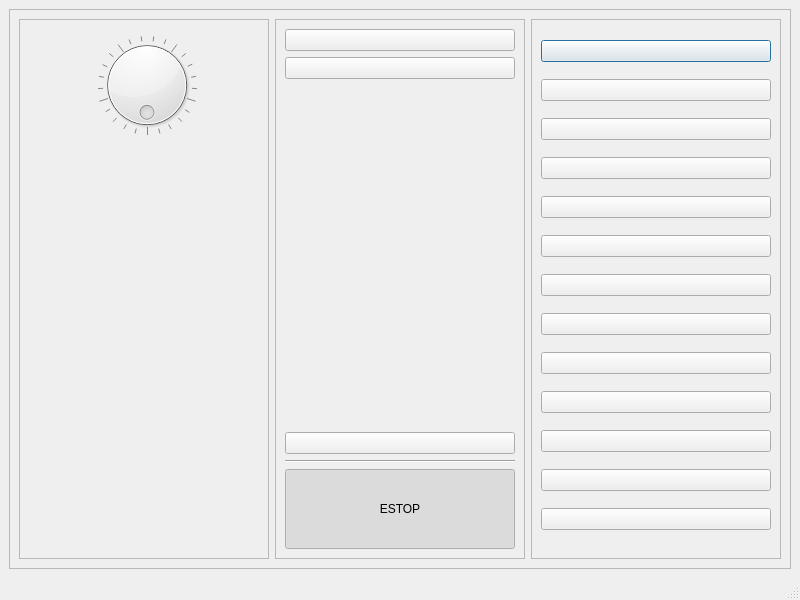
<?xml version="1.0" encoding="UTF-8"?>
<ui version="4.0">
 <class>MainWindow</class>
 <widget class="QMainWindow" name="MainWindow">
  <property name="geometry">
   <rect>
    <x>0</x>
    <y>0</y>
    <width>800</width>
    <height>600</height>
   </rect>
  </property>
  <property name="sizePolicy">
   <sizepolicy hsizetype="Fixed" vsizetype="Fixed">
    <horstretch>0</horstretch>
    <verstretch>0</verstretch>
   </sizepolicy>
  </property>
  <property name="minimumSize">
   <size>
    <width>800</width>
    <height>600</height>
   </size>
  </property>
  <property name="windowTitle">
   <string>MainWindow</string>
  </property>
  <widget class="QWidget" name="centralwidget">
   <layout class="QVBoxLayout" name="verticalLayout">
    <item>
     <widget class="QFrame" name="frame">
      <property name="frameShape">
       <enum>QFrame::StyledPanel</enum>
      </property>
      <property name="frameShadow">
       <enum>QFrame::Raised</enum>
      </property>
      <layout class="QHBoxLayout" name="horizontalLayout">
       <item>
        <widget class="QFrame" name="frame_2">
         <property name="frameShape">
          <enum>QFrame::StyledPanel</enum>
         </property>
         <property name="frameShadow">
          <enum>QFrame::Raised</enum>
         </property>
         <layout class="QFormLayout" name="formLayout">
          <item row="0" column="0">
           <widget class="LED" name="led">
            <property name="pin_name" stdset="0">
             <string>led_mpg_active</string>
            </property>
           </widget>
          </item>
          <item row="1" column="1">
           <widget class="Dial" name="mpg_dial">
            <property name="wrapping">
             <bool>true</bool>
            </property>
            <property name="notchesVisible">
             <bool>true</bool>
            </property>
            <property name="pin_name" stdset="0">
             <string>mpg</string>
            </property>
           </widget>
          </item>
         </layout>
        </widget>
       </item>
       <item>
        <widget class="QFrame" name="frame_3">
         <property name="frameShape">
          <enum>QFrame::StyledPanel</enum>
         </property>
         <property name="frameShadow">
          <enum>QFrame::Raised</enum>
         </property>
         <layout class="QVBoxLayout" name="verticalLayout_2">
          <item>
           <widget class="PushButton" name="pgm_run"/>
          </item>
          <item>
           <widget class="PushButton" name="pgm_pause"/>
          </item>
          <item>
           <spacer name="verticalSpacer">
            <property name="orientation">
             <enum>Qt::Vertical</enum>
            </property>
            <property name="sizeHint" stdset="0">
             <size>
              <width>20</width>
              <height>247</height>
             </size>
            </property>
           </spacer>
          </item>
          <item>
           <widget class="PushButton" name="override_limits"/>
          </item>
          <item>
           <widget class="Line" name="line">
            <property name="orientation">
             <enum>Qt::Horizontal</enum>
            </property>
           </widget>
          </item>
          <item>
           <widget class="PushButton" name="btn_estop">
            <property name="minimumSize">
             <size>
              <width>80</width>
              <height>80</height>
             </size>
            </property>
            <property name="text">
             <string>ESTOP</string>
            </property>
            <property name="checkable">
             <bool>true</bool>
            </property>
            <property name="checked">
             <bool>true</bool>
            </property>
            <property name="pin_name" stdset="0">
             <string>estop</string>
            </property>
           </widget>
          </item>
         </layout>
        </widget>
       </item>
       <item>
        <widget class="QFrame" name="frame_4">
         <property name="frameShape">
          <enum>QFrame::StyledPanel</enum>
         </property>
         <property name="frameShadow">
          <enum>QFrame::Raised</enum>
         </property>
         <layout class="QGridLayout" name="gridLayout">
          <item row="0" column="0">
           <widget class="PushButton" name="btn_lsw_1">
            <property name="checkable">
             <bool>true</bool>
            </property>
            <property name="checked">
             <bool>false</bool>
            </property>
            <property name="default">
             <bool>true</bool>
            </property>
            <property name="pin_name" stdset="0">
             <string>lsw_1</string>
            </property>
            <property name="indicator_option" stdset="0">
             <bool>true</bool>
            </property>
            <property name="shape_option" stdset="0">
             <number>1</number>
            </property>
            <property name="right_edge_offset" stdset="0">
             <number>5</number>
            </property>
            <property name="top_edge_offset" stdset="0">
             <number>5</number>
            </property>
           </widget>
          </item>
          <item row="1" column="0">
           <widget class="PushButton" name="btn_lsw_2">
            <property name="checkable">
             <bool>true</bool>
            </property>
            <property name="checked">
             <bool>false</bool>
            </property>
            <property name="pin_name" stdset="0">
             <string>lsw_2</string>
            </property>
            <property name="indicator_option" stdset="0">
             <bool>true</bool>
            </property>
            <property name="shape_option" stdset="0">
             <number>1</number>
            </property>
            <property name="right_edge_offset" stdset="0">
             <number>5</number>
            </property>
            <property name="top_edge_offset" stdset="0">
             <number>5</number>
            </property>
           </widget>
          </item>
          <item row="2" column="0">
           <widget class="PushButton" name="btn_lsw_3">
            <property name="checkable">
             <bool>true</bool>
            </property>
            <property name="checked">
             <bool>false</bool>
            </property>
            <property name="pin_name" stdset="0">
             <string>lsw_3</string>
            </property>
            <property name="indicator_option" stdset="0">
             <bool>true</bool>
            </property>
            <property name="shape_option" stdset="0">
             <number>1</number>
            </property>
            <property name="right_edge_offset" stdset="0">
             <number>5</number>
            </property>
            <property name="top_edge_offset" stdset="0">
             <number>5</number>
            </property>
           </widget>
          </item>
          <item row="3" column="0">
           <widget class="PushButton" name="btn_lsw_4">
            <property name="checkable">
             <bool>true</bool>
            </property>
            <property name="checked">
             <bool>false</bool>
            </property>
            <property name="pin_name" stdset="0">
             <string>lsw_4</string>
            </property>
            <property name="indicator_option" stdset="0">
             <bool>true</bool>
            </property>
            <property name="shape_option" stdset="0">
             <number>1</number>
            </property>
            <property name="right_edge_offset" stdset="0">
             <number>5</number>
            </property>
            <property name="top_edge_offset" stdset="0">
             <number>5</number>
            </property>
           </widget>
          </item>
          <item row="4" column="0">
           <widget class="PushButton" name="btn_lsw_5">
            <property name="checkable">
             <bool>true</bool>
            </property>
            <property name="checked">
             <bool>false</bool>
            </property>
            <property name="pin_name" stdset="0">
             <string>lsw_5</string>
            </property>
            <property name="indicator_option" stdset="0">
             <bool>true</bool>
            </property>
            <property name="shape_option" stdset="0">
             <number>1</number>
            </property>
            <property name="right_edge_offset" stdset="0">
             <number>5</number>
            </property>
            <property name="top_edge_offset" stdset="0">
             <number>5</number>
            </property>
           </widget>
          </item>
          <item row="5" column="0">
           <widget class="PushButton" name="btn_lsw_6">
            <property name="checkable">
             <bool>true</bool>
            </property>
            <property name="checked">
             <bool>false</bool>
            </property>
            <property name="pin_name" stdset="0">
             <string>lsw_6</string>
            </property>
            <property name="indicator_option" stdset="0">
             <bool>true</bool>
            </property>
            <property name="shape_option" stdset="0">
             <number>1</number>
            </property>
            <property name="right_edge_offset" stdset="0">
             <number>5</number>
            </property>
            <property name="top_edge_offset" stdset="0">
             <number>5</number>
            </property>
           </widget>
          </item>
          <item row="6" column="0">
           <widget class="PushButton" name="btn_lsw_7">
            <property name="checkable">
             <bool>true</bool>
            </property>
            <property name="checked">
             <bool>false</bool>
            </property>
            <property name="pin_name" stdset="0">
             <string>lsw_7</string>
            </property>
            <property name="indicator_option" stdset="0">
             <bool>true</bool>
            </property>
            <property name="shape_option" stdset="0">
             <number>1</number>
            </property>
            <property name="right_edge_offset" stdset="0">
             <number>5</number>
            </property>
            <property name="top_edge_offset" stdset="0">
             <number>5</number>
            </property>
           </widget>
          </item>
          <item row="7" column="0">
           <widget class="PushButton" name="btn_lsw_8">
            <property name="checkable">
             <bool>true</bool>
            </property>
            <property name="checked">
             <bool>false</bool>
            </property>
            <property name="pin_name" stdset="0">
             <string>lsw_8</string>
            </property>
            <property name="indicator_option" stdset="0">
             <bool>true</bool>
            </property>
            <property name="shape_option" stdset="0">
             <number>1</number>
            </property>
            <property name="right_edge_offset" stdset="0">
             <number>5</number>
            </property>
            <property name="top_edge_offset" stdset="0">
             <number>5</number>
            </property>
           </widget>
          </item>
          <item row="8" column="0">
           <widget class="PushButton" name="btn_lsw_9">
            <property name="checkable">
             <bool>true</bool>
            </property>
            <property name="checked">
             <bool>false</bool>
            </property>
            <property name="pin_name" stdset="0">
             <string>lsw_9</string>
            </property>
            <property name="indicator_option" stdset="0">
             <bool>true</bool>
            </property>
            <property name="shape_option" stdset="0">
             <number>1</number>
            </property>
            <property name="right_edge_offset" stdset="0">
             <number>5</number>
            </property>
            <property name="top_edge_offset" stdset="0">
             <number>5</number>
            </property>
           </widget>
          </item>
          <item row="10" column="0">
           <widget class="PushButton" name="btn_lsw_11">
            <property name="checkable">
             <bool>true</bool>
            </property>
            <property name="checked">
             <bool>false</bool>
            </property>
            <property name="pin_name" stdset="0">
             <string>lsw_odd</string>
            </property>
            <property name="indicator_option" stdset="0">
             <bool>true</bool>
            </property>
            <property name="shape_option" stdset="0">
             <number>1</number>
            </property>
            <property name="right_edge_offset" stdset="0">
             <number>5</number>
            </property>
            <property name="top_edge_offset" stdset="0">
             <number>5</number>
            </property>
           </widget>
          </item>
          <item row="11" column="0">
           <widget class="PushButton" name="btn_lsw_12">
            <property name="checkable">
             <bool>true</bool>
            </property>
            <property name="checked">
             <bool>false</bool>
            </property>
            <property name="pin_name" stdset="0">
             <string>lsw_even</string>
            </property>
            <property name="indicator_option" stdset="0">
             <bool>true</bool>
            </property>
            <property name="shape_option" stdset="0">
             <number>1</number>
            </property>
            <property name="right_edge_offset" stdset="0">
             <number>5</number>
            </property>
            <property name="top_edge_offset" stdset="0">
             <number>5</number>
            </property>
           </widget>
          </item>
          <item row="12" column="0">
           <widget class="PushButton" name="btn_lsw_13">
            <property name="checkable">
             <bool>true</bool>
            </property>
            <property name="checked">
             <bool>false</bool>
            </property>
            <property name="pin_name" stdset="0">
             <string>lsw_unclamp</string>
            </property>
            <property name="indicator_option" stdset="0">
             <bool>true</bool>
            </property>
            <property name="shape_option" stdset="0">
             <number>1</number>
            </property>
            <property name="right_edge_offset" stdset="0">
             <number>5</number>
            </property>
            <property name="top_edge_offset" stdset="0">
             <number>5</number>
            </property>
           </widget>
          </item>
          <item row="9" column="0">
           <widget class="PushButton" name="btn_lsw_10">
            <property name="checkable">
             <bool>true</bool>
            </property>
            <property name="checked">
             <bool>false</bool>
            </property>
            <property name="pin_name" stdset="0">
             <string>lsw_10</string>
            </property>
            <property name="indicator_option" stdset="0">
             <bool>true</bool>
            </property>
            <property name="shape_option" stdset="0">
             <number>1</number>
            </property>
            <property name="right_edge_offset" stdset="0">
             <number>5</number>
            </property>
            <property name="top_edge_offset" stdset="0">
             <number>5</number>
            </property>
           </widget>
          </item>
         </layout>
        </widget>
       </item>
      </layout>
     </widget>
    </item>
   </layout>
  </widget>
  <widget class="QMenuBar" name="menubar">
   <property name="geometry">
    <rect>
     <x>0</x>
     <y>0</y>
     <width>800</width>
     <height>30</height>
    </rect>
   </property>
  </widget>
  <widget class="QStatusBar" name="statusbar"/>
 </widget>
 <customwidgets>
  <customwidget>
   <class>PushButton</class>
   <extends>QPushButton</extends>
   <header>qtvcp.widgets.simple_widgets</header>
  </customwidget>
  <customwidget>
   <class>Dial</class>
   <extends>QDial</extends>
   <header>qtvcp.widgets.simple_widgets</header>
  </customwidget>
  <customwidget>
   <class>LED</class>
   <extends>QWidget</extends>
   <header>qtvcp.widgets.led_widget</header>
  </customwidget>
 </customwidgets>
 <resources/>
 <connections/>
</ui>
